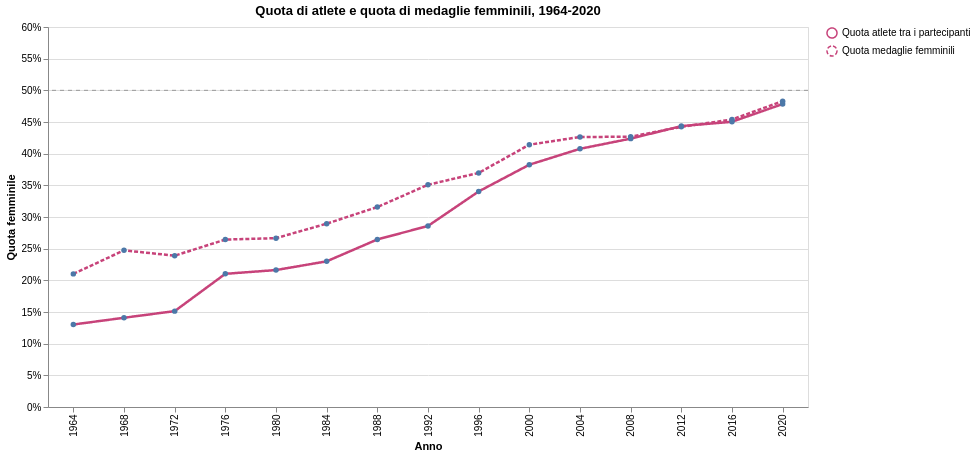

Notebook cell for this chart:
### Markdown cell above
### Quota di partecipazione e quota di medaglie viaggiano insieme?

Qui confronto due quote calcolate sullo stesso denominatore concettuale (femminile su femminile + maschile, eventi misti esclusi):

- la **quota di atlete** tra i partecipanti;
- la **quota di medaglie femminili** sul totale delle medaglie di genere.

Se le due curve coincidono, la crescita del medagliere femminile è essenzialmente la crescita delle opportunità di gara; se divergono, c'è qualcosa in più da spiegare.

### Code cell
quota_part = (
    partecipanti.pivot_table(index="year", columns="sesso_atleta", values="atleti")
    .reset_index()
)
quota_part["quota"] = quota_part["Femminile"] / (quota_part["Femminile"] + quota_part["Maschile"])
quota_part["misura"] = "Quota atlete tra i partecipanti"

medaglie_anno = (
    medal_units.groupby(["year", "genere_evento"], as_index=False)
    .size()
    .pivot_table(index="year", columns="genere_evento", values="size", fill_value=0)
    .reset_index()
)
medaglie_anno["quota"] = medaglie_anno["Femminile"] / (
    medaglie_anno["Femminile"] + medaglie_anno["Maschile"]
)
medaglie_anno["misura"] = "Quota medaglie femminili"

quote = pd.concat(
    [quota_part[["year", "quota", "misura"]], medaglie_anno[["year", "quota", "misura"]]],
    ignore_index=True,
)

linee_quote = (
    alt.Chart(quote)
    .mark_line(point=True, strokeWidth=2.5, color=COLORE_F)
    .encode(
        x=alt.X("year:O", title="Anno"),
        y=alt.Y(
            "quota:Q",
            title="Quota femminile",
            axis=alt.Axis(format="%"),
            scale=alt.Scale(domain=[0, 0.6]),
        ),
        strokeDash=alt.StrokeDash("misura:N", title=""),
        tooltip=[
            alt.Tooltip("year:O", title="Anno"),
            alt.Tooltip("misura:N", title="Misura"),
            alt.Tooltip("quota:Q", title="Quota", format=".1%"),
        ],
    )
)
parita = (
    alt.Chart(pd.DataFrame({"quota": [0.5]}))
    .mark_rule(strokeDash=[4, 4], color="#999999")
    .encode(y="quota:Q")
)

quote_confronto_chart = (linee_quote + parita).properties(
    width=760, height=380,
    title="Quota di atlete e quota di medaglie femminili, 1964-2020",
)

quote_confronto_chart

### Figure 1 — Vega-Lite specification as saved in the notebook (floating-point values rounded to 4 significant figures)
{"config": {"view": {"continuousWidth": 300, "continuousHeight": 300}}, "layer": [{"data": {"name": "data-76981be0fa2068afdb76e79709a6c90d"}, "mark": {"type": "line", "color": "#c7437a", "point": true, "strokeWidth": 2.5}, "encoding": {"strokeDash": {"field": "misura", "title": "", "type": "nominal"}, "tooltip": [{"field": "year", "title": "Anno", "type": "ordinal"}, {"field": "misura", "title": "Misura", "type": "nominal"}, {"field": "quota", "format": ".1%", "title": "Quota", "type": "quantitative"}], "x": {"field": "year", "title": "Anno", "type": "ordinal"}, "y": {"axis": {"format": "%"}, "field": "quota", "scale": {"domain": [0, 0.6]}, "title": "Quota femminile", "type": "quantitative"}}}, {"data": {"name": "data-531b0c135e532912b254d47c75274e6f"}, "mark": {"type": "rule", "color": "#999999", "strokeDash": [4, 4]}, "encoding": {"y": {"field": "quota", "type": "quantitative"}}}], "height": 380, "title": "Quota di atlete e quota di medaglie femminili, 1964-2020", "width": 760, "$schema": "https://vega.github.io/schema/vega-lite/v6.4.1.json", "datasets": {"data-76981be0fa2068afdb76e79709a6c90d": [{"year": 1964, "quota": 0.1302, "misura": "Quota atlete tra i partecipanti"}, {"year": 1968, "quota": 0.1409, "misura": "Quota atlete tra i partecipanti"}, {"year": 1972, "quota": 0.1514, "misura": "Quota atlete tra i partecipanti"}, {"year": 1976, "quota": 0.2103, "misura": "Quota atlete tra i partecipanti"}, {"year": 1980, "quota": 0.2162, "misura": "Quota atlete tra i partecipanti"}, {"year": 1984, "quota": 0.23, "misura": "Quota atlete tra i partecipanti"}, {"year": 1988, "quota": 0.2645, "misura": "Quota atlete tra i partecipanti"}, {"year": 1992, "quota": 0.2859, "misura": "Quota atlete tra i partecipanti"}, {"year": 1996, "quota": 0.3404, "misura": "Quota atlete tra i partecipanti"}, {"year": 2000, "quota": 0.3826, "misura": "Quota atlete tra i partecipanti"}, {"year": 2004, "quota": 0.4077, "misura": "Quota atlete tra i partecipanti"}, {"year": 2008, "quota": 0.4237, "misura": "Quota atlete tra i partecipanti"}, {"year": 2012, "quota": 0.4435, "misura": "Quota atlete tra i partecipanti"}, {"year": 2016, "quota": 0.4504, "misura": "Quota atlete tra i partecipanti"}, {"year": 2020, "quota": 0.4784, "misura": "Quota atlete tra i partecipanti"}, {"year": 1964, "quota": 0.2102, "misura": "Quota medaglie femminili"}, {"year": 1968, "quota": 0.2474, "misura": "Quota medaglie femminili"}, {"year": 1972, "quota": 0.2389, "misura": "Quota medaglie femminili"}, {"year": 1976, "quota": 0.2644, "misura": "Quota medaglie femminili"}, {"year": 1980, "quota": 0.2666, "misura": "Quota medaglie femminili"}, {"year": 1984, "quota": 0.2895, "misura": "Quota medaglie femminili"}, {"year": 1988, "quota": 0.3156, "misura": "Quota medaglie femminili"}, {"year": 1992, "quota": 0.3509, "misura": "Quota medaglie femminili"}, {"year": 1996, "quota": 0.3696, "misura": "Quota medaglie femminili"}, {"year": 2000, "quota": 0.4141, "misura": "Quota medaglie femminili"}, {"year": 2004, "quota": 0.4263, "misura": "Quota medaglie femminili"}, {"year": 2008, "quota": 0.4267, "misura": "Quota medaglie femminili"}, {"year": 2012, "quota": 0.4423, "misura": "Quota medaglie femminili"}, {"year": 2016, "quota": 0.454, "misura": "Quota medaglie femminili"}, {"year": 2020, "quota": 0.4829, "misura": "Quota medaglie femminili"}], "data-531b0c135e532912b254d47c75274e6f": [{"quota": 0.5}]}}
